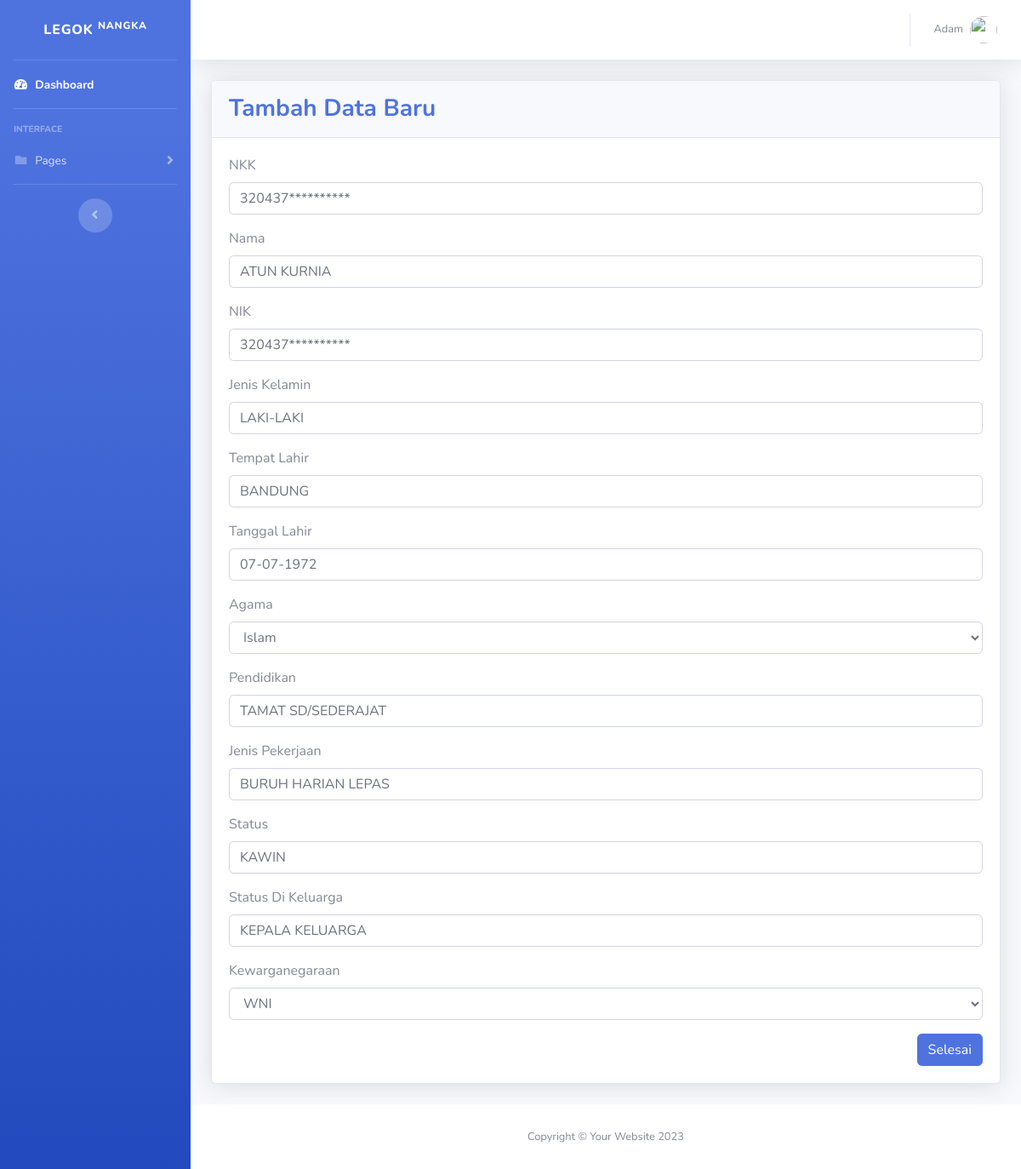
Screenshot of /Admin_Warga/editdata.php?edit=1 (signed in) with the database file from the repository.
### tables this page shows
CREATE TABLE `data_kk` (
  `id` int(11) NOT NULL,
  `nkk` varchar(16) NOT NULL,
  `nama` varchar(50) NOT NULL,
  `nik` varchar(16) NOT NULL,
  `jeniskelamin` varchar(10) NOT NULL,
  `tempatlahir` varchar(30) NOT NULL,
  `tl` varchar(10) NOT NULL,
  `agama` varchar(15) NOT NULL,
  `pendidikan` varchar(30) NOT NULL,
  `jenispekerjaan` varchar(30) NOT NULL,
  `status` varchar(11) NOT NULL,
  `statusdikeluarga` varchar(17) NOT NULL,
  `kewarganegaraan` varchar(3) NOT NULL
);

### Admin_Warga/editdata.php (the view, shortened to what this page needs)
<!DOCTYPE html>
<html lang="en">
<head>
    <link href="vendor/fontawesome-free/css/all.min.css" rel="stylesheet" type="text/css">
    <link href="css/sb-admin-2.min.css" rel="stylesheet">
    <link href="vendor/datatables/dataTables.bootstrap4.min.css" rel="stylesheet">
</head>
<body id="page-top">
    <div id="wrapper">
        <ul class="navbar-nav bg-gradient-primary sidebar sidebar-dark accordion" id="accordionSidebar">
            <a class="sidebar-brand d-flex align-items-center justify-content-center" href="index.php">
                <div class="sidebar-brand-text mx-3">Legok <sup>Nangka</sup></div>
            </a>
            <hr class="sidebar-divider my-0">
            <li class="nav-item active">
                <a class="nav-link" href="index.php">
                    <i class="fas fa-fw fa-tachometer-alt"></i>
                    <span>Dashboard</span></a>
            </li>
            <hr class="sidebar-divider">
            <div class="sidebar-heading">
                Interface
            </div>
            <li class="nav-item">
                <a class="nav-link collapsed" href="#" data-toggle="collapse" data-target="#collapsePages" aria-expanded="true" aria-controls="collapsePages">
                    <i class="fas fa-fw fa-folder"></i>
                    <span>Pages</span>
                </a>
            </li>
            <hr class="sidebar-divider d-none d-md-block">
            <div class="text-center d-none d-md-inline">
                <button class="rounded-circle border-0" id="sidebarToggle"></button>
            </div>
        </ul>
        <div id="content-wrapper" class="d-flex flex-column">
            <div id="content">
                <nav class="navbar navbar-expand navbar-light bg-white topbar mb-4 static-top shadow">
                    <ul class="navbar-nav ml-auto">
                        <li class="nav-item dropdown no-arrow">
                            <a class="nav-link dropdown-toggle" href="#" id="userDropdown" role="button" data-toggle="dropdown" aria-haspopup="true" aria-expanded="false">
                            <?php echo "<span class='mr-2 d-none d-lg-inline text-gray-600 small'> $_SESSION[username] </span>" ?>
                                <img class="img-profile rounded-circle" src="img/profil.gif">
                            </a>
                        </li>
                    </ul>
                </nav>
                <div class="container-fluid">
                    <div class="card shadow mb-4">
                        <div class="card-header py-3">
                            <h3 class="m-0 font-weight-bold text-primary">Tambah Data Baru</h3>
                        </div>
                        <div class="card-body">
                            <?php
                            require_once "koneksi.php";
                            if (isset($_GET['edit'])) {
                                $id = $_GET['edit'];
                                $hasil = mysqli_query($koneksi, "Select id,nkk,nama,nik,jeniskelamin,tempatlahir,tl,agama,pendidikan,jenispekerjaan,status,statusdikeluarga,kewarganegaraan from data_kk WHERE id='$id'");
                                while ($kolom = mysqli_fetch_array($hasil)) { ?>
                                    <form action="" method="post">
                                        <div class="mb-3">
                                            <label for="data-nkk" class="form-label">NKK</label>
                                            <input type="text" class="form-control" id="data-nkk" name="nkk" value="<?php echo $kolom['nkk'] ?>">
                                        </div>
                                        <div class="mb-3">
                                            <label for="data-nama" class="form-label">Nama</label>
                                            <input type="text" class="form-control" id="data-nama" name="nama" value="<?php echo $kolom['nama'] ?>">
                                        </div>
                                        <div class="mb-3">
                                            <label for="data-nik" class="form-label">NIK</label>
                                            <input type="text" class="form-control" id="data-nik" name="nik" value="<?php echo $kolom['nik'] ?>">
                                        </div>
                                        <div class="mb-3">
                                            <label for="data-jk" class="from-label">Jenis Kelamin</label>
                                            <input type="text" class="form-control" id="data-jk" name="jk" value="<?php echo $kolom['jeniskelamin'] ?>">
                                        </div>
                                        <div class="mb-3">
                                            <label for="data-tempatl" class="from-label">Tempat Lahir</label>
                                            <input type="text" class="form-control" id="data-tempatl" name="tempatl" value="<?php echo $kolom['tempatlahir'] ?>">
                                        </div>
                                        <div class="mb-3">
                                            <label for="data-tanggall" class="from-label">Tanggal Lahir</label>
                                            <input type="text" class="form-control" id="data-tanggall" name="tl" value="<?php echo $kolom['tl'] ?>">
                                        </div>
                                        <div class="mb-3">
                                            <label for="data-agama" class="from-label">Agama</label>
                                            <select class="form-control" aria-label="Default select example" id="data-agama" name="agama">
                                                <option <?php echo ($kolom['agama'] == 'Islam') ? "selected" : "" ?>>Islam</option>
                                            </select>
                                        </div>
                                        <div class="mb-3">
                                            <label for="data-pendidikan" class="from-label">Pendidikan</label>
                                            <input type="text" class="form-control" id="data-pendidikan" name="pendidikan" value="<?php echo $kolom['pendidikan'] ?>">
                                        </div>
                                        <div class="mb-3">
                                            <label for="data-jenisp" class="from-label">Jenis Pekerjaan</label>
                                            <input type="text" class="form-control" id="data-jenisp" name="jenisp" value="<?php echo $kolom['jenispekerjaan'] ?>">
                                        </div>
                                        <div class="mb-3">
                                            <label for="data-status" class="from-label">Status</label>
                                            <input type="text" class="form-control" id="data-status" name="status" value="<?php echo $kolom['status'] ?>">
                                        </div>
                                        <div class="mb-3">
                                            <label for="data-sdk" class="from-label">Status Di Keluarga</label>
                                            <input type="text" class="form-control" id="data-sdk" name="sdk" value="<?php echo $kolom['statusdikeluarga'] ?>">
                                        </div>
                                        <div class="mb-3">
                                            <label for="data-kewarganegaraam" class="from-label">Kewarganegaraan</label>
                                            <select class="form-control" aria-label="Default select example" id="data-kewarganegaraan" name="kw">
                                                <option <?php echo ($kolom['kewarganegaraan'] == 'WNI') ? "selected" : "" ?>>WNI</option>
                                            </select>
                                        </div>
                                        <div class="mb-3">
                                            <button class="btn btn-primary" style="float: right;" name="selesai">Selesai</button>
                                        </div>
                                    </form>
                            <?php
                                }
                            } ?>
                        </div>
                    </div>
                </div>
            </div>
            <footer class="sticky-footer bg-white">
                <div class="container my-auto">
                    <div class="copyright text-center my-auto">
                        <span>Copyright &copy; Your Website </span>
                    </div>
                </div>
            </footer>
        </div>
    </div>
</body>
</html>

### rows the page displays
data_kk: nkk "320437**********", nama "ATUN KURNIA", nik "320437**********", jk "LAKI-LAKI", tempatl "BANDUNG", tl "07-07-1972", pendidikan "TAMAT SD/SEDERAJAT", jenisp "BURUH HARIAN LEPAS", status "KAWIN", sdk "KEPALA KELUARGA", kw "WNI"

### other values shown
$_SESSION[username] "Adam"
